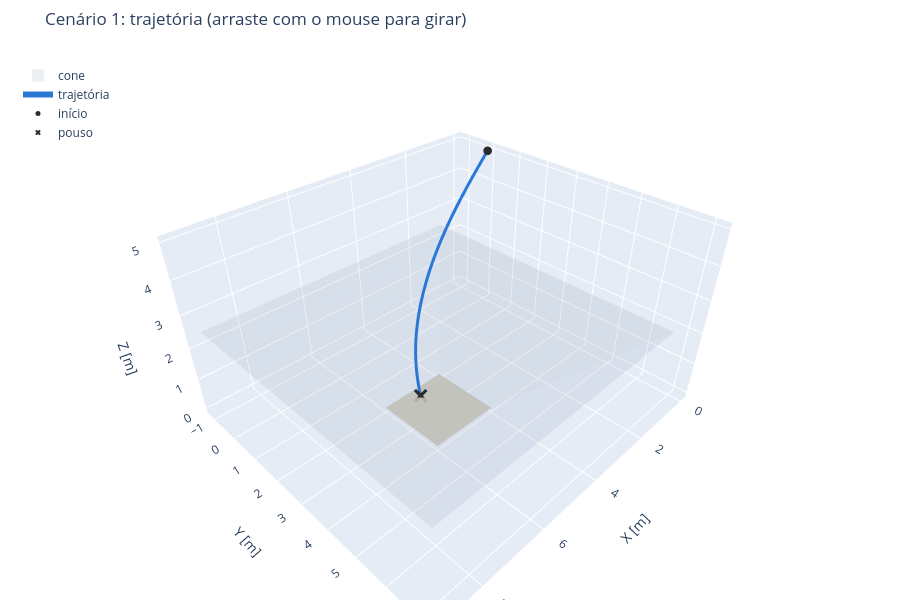

The notebook cell this image was saved under:
### Code cell
plotar_cenario(resultados[1])

### Figure 1 — Plotly figure (JSON) as saved in the notebook; plotly's stock layout.template omitted (floating-point values rounded to 4 significant figures)
{"data": [{"color": "#bdbcb5", "hoverinfo": "name", "i": [0, 0], "j": [1, 2], "k": [2, 3], "name": "plataforma", "opacity": 0.9, "type": "mesh3d", "x": [4, 6, 6, 4], "y": [2, 2, 4, 4], "z": [0, 0, 0, 0]}, {"color": "#6b7f99", "hoverinfo": "name", "i": [0, 0], "j": [1, 2], "k": [2, 3], "name": "cone", "opacity": 0.12, "showlegend": true, "type": "mesh3d", "x": [4, 6, 9.125, 0.875], "y": [2, 2, -1.125, -1.125], "z": [0, 0, 2.5, 2.5]}, {"color": "#6b7f99", "hoverinfo": "name", "i": [0, 0], "j": [1, 2], "k": [2, 3], "name": "cone", "opacity": 0.12, "showlegend": false, "type": "mesh3d", "x": [6, 6, 9.125, 9.125], "y": [2, 4, 7.125, -1.125], "z": [0, 0, 2.5, 2.5]}, {"color": "#6b7f99", "hoverinfo": "name", "i": [0, 0], "j": [1, 2], "k": [2, 3], "name": "cone", "opacity": 0.12, "showlegend": false, "type": "mesh3d", "x": [6, 4, 0.875, 9.125], "y": [4, 4, 7.125, 7.125], "z": [0, 0, 2.5, 2.5]}, {"color": "#6b7f99", "hoverinfo": "name", "i": [0, 0], "j": [1, 2], "k": [2, 3], "name": "cone", "opacity": 0.12, "showlegend": false, "type": "mesh3d", "x": [4, 4, 0.875, 0.875], "y": [4, 2, -1.125, 7.125], "z": [0, 0, 2.5, 2.5]}, {"customdata": [0.0, 0.1, 0.2, 0.3, 0.4, 0.5, 0.6, 0.7, 0.8, 0.9, 1.0, 1.1, 1.2, 1.3, 1.4, 1.5, 1.6, 1.7, 1.8, 1.9, 2.0, 2.1, 2.2, 2.3, 2.4, 2.5, 2.6, 2.7, 2.8, 2.9, 3.0, 3.1, 3.2, 3.3, 3.4, 3.5, 3.6, 3.7, 3.8, 3.9, 4.0, 4.1, 4.2, 4.3, 4.4, 4.5, 4.6, 4.7, 4.8, 4.9, 5.0], "hovertemplate": "t = %{customdata:.1f} s<br>x = %{x:.2f}<br>y = %{y:.2f}<br>z = %{z:.2f}", "line": {"color": "#2a78d6", "width": 6}, "mode": "lines", "name": "trajetória", "type": "scatter3d", "x": [7.551e-17, 0.1999, 0.3994, 0.5979, 0.7951, 0.9905, 1.184, 1.375, 1.562, 1.747, 1.928, 2.105, 2.278, 2.447, 2.611, 2.771, 2.925, 3.074, 3.218, 3.356, 3.488, 3.615, 3.736, 3.851, 3.96, 4.063, 4.16, 4.251, 4.336, 4.415, 4.488, 4.556, 4.618, 4.674, 4.725, 4.771, 4.811, 4.847, 4.878, 4.905, 4.928, 4.947, 4.962, 4.975, 4.984, 4.991, 4.995, 4.998, 4.999, 5.0, 5.0], "y": [1.921e-17, 0.0001735, 0.001366, 0.004493, 0.01035, 0.0196, 0.03282, 0.05046, 0.07288, 0.1003, 0.133, 0.171, 0.2142, 0.2627, 0.3163, 0.3748, 0.438, 0.5054, 0.5769, 0.6518, 0.73, 0.8107, 0.8936, 0.9782, 1.064, 1.15, 1.236, 1.322, 1.406, 1.489, 1.57, 1.648, 1.723, 1.795, 1.862, 1.925, 1.984, 2.037, 2.086, 2.129, 2.167, 2.2, 2.227, 2.25, 2.267, 2.28, 2.29, 2.296, 2.299, 2.3, 2.3], "z": [5.0, 4.8, 4.601, 4.402, 4.204, 4.009, 3.815, 3.624, 3.436, 3.252, 3.072, 2.895, 2.724, 2.557, 2.396, 2.24, 2.09, 1.946, 1.809, 1.677, 1.552, 1.434, 1.322, 1.216, 1.116, 1.022, 0.9331, 0.8496, 0.7711, 0.697, 0.6273, 0.5617, 0.4998, 0.4416, 0.3868, 0.3352, 0.287, 0.2422, 0.2008, 0.1631, 0.1293, 0.09939, 0.07359, 0.05195, 0.03445, 0.02097, 0.01128, 0.004989, 0.001542, 0.0001977, -8.339e-09]}, {"marker": {"color": "#2b2b2b", "size": 5}, "mode": "markers", "name": "início", "type": "scatter3d", "x": [7.551e-17], "y": [1.921e-17], "z": [5.0]}, {"marker": {"color": "#2b2b2b", "size": 5, "symbol": "x"}, "mode": "markers", "name": "pouso", "type": "scatter3d", "x": [5.0], "y": [2.3], "z": [-8.339e-09]}], "layout": {"height": 600, "legend": {"x": 0.02, "y": 0.98}, "margin": {"b": 0, "l": 0, "r": 0, "t": 50}, "scene": {"aspectmode": "data", "xaxis": {"title": {"text": "X [m]"}}, "yaxis": {"title": {"text": "Y [m]"}}, "zaxis": {"title": {"text": "Z [m]"}}}, "title": {"text": "Cenário 1: trajetória (arraste com o mouse para girar)"}}}
